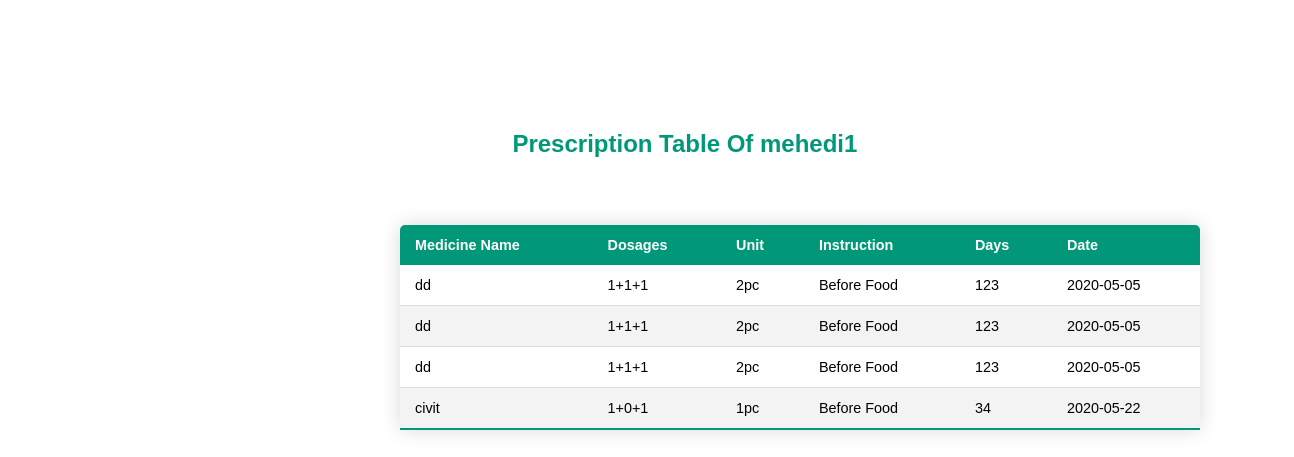
/all_portal/patient/my_prexcription.php (signed in), run on the app's committed database.
### tables this page shows
CREATE TABLE `prescription` (
  `p_name` varchar(100) NOT NULL,
  `d_name` varchar(100) NOT NULL,
  `medicine` varchar(100) NOT NULL,
  `dosages` varchar(100) NOT NULL,
  `unit` varchar(100) NOT NULL,
  `instruction` varchar(100) NOT NULL,
  `day` varchar(100) NOT NULL,
  `date` varchar(100) NOT NULL
);

### control/db.php (called while the page is built, shortened)
<?php
	class db{
function All($conn,$table){
	 		$result = $conn->query("SELECT * FROM ". $table." ");
		 	return $result;
	 	}
	}
?>

### all_portal/patient/my_prexcription.php (the view, shortened to what this page needs)
<?php
	include('../../control/db.php');
?>
<?php
    $connection = new db();
    $conobj=$connection->OpenCon();
    $userQuery = "";
	$p_name=$_SESSION["username"];
    if(isset($_POST['search'])){
        $searchFor =$_POST['searchText'];
        $userQuery=$connection->Search($conobj,"prescription",$searchFor);
    }
    else{
            $userQuery=$connection->All($conobj,"prescription",$p_name);
        }
    if($userQuery->num_rows > 0){
?>
<html>
<head>
<link rel="stylesheet" href="my_prexcription.css">
</head>
<body>
    <div class="admin-table" >
                    <div  class="tile1"><h2> <?php echo "Prescription Table Of ".$_SESSION["username"]?></h2> </div>
                    <div class="full-table">
                        <table class="content-table">
                            <thead>
                                <tr>
                                    <th>Medicine Name</th>
                                    <th>Dosages</th>
                                    <th>Unit</th>
									<th>Instruction</th>
									<th>Days</th>
									<th>Date</th>
                                </tr>
                            </thead>
                        <?php
                                while($row = mysqli_fetch_assoc($userQuery)){
                                    echo "<tr>
                                            <td>". $row["medicine"]. " </td>
                                             <td>". $row["dosages"]. " </td>
                                            <td>". $row["unit"]. " </td>
											<td>". $row["instruction"]. " </td>
											<td>". $row["day"]. " </td>
											<td>". $row["date"]. " </td>
                                        </tr>";
                                }
                            }
                            else{
                                echo "No  record Found";
                            }
                            ?>
                        </table>
                    </div>
                </div>
</body>
</html>

### all_portal/patient/my_prexcription.css (style rules this page uses)
* { font-family: sans-serif; }
.admin-table { margin:0; position:relative; top:0px; }
.tile1 { margin: 0; width: 110%; text-align: center; color: #009879; position: relative; top: 122px; left: -26px }
.full-table { margin:0; position:fixed; top:200px; left:400px; }
.content-table { border-collapse: collapse; margin: 25px 0; font-size: 0.9em; min-width: 800px; border-radius: 5px 5px 0 0; overflow: hidden; box-shadow: 0 0 20px rgba(0, 0, 0, 0.15); }
.content-table thead tr { background-color: #009879; color: #ffffff; text-align: left; font-weight: bold; }
.content-table th, .content-table td { padding: 12px 15px; }
.content-table tbody tr { border-bottom: 1px solid #dddddd; }
.content-table tbody tr:nth-of-type(even) { background-color: #f3f3f3; }
.content-table tbody tr:last-of-type { border-bottom: 2px solid #009879; }

### data on the page
prescription: medicine "dd", dosages "1+1+1", unit "2pc", instruction "Before Food", day "123", date "2020-05-05"
prescription: medicine "dd", dosages "1+1+1", unit "2pc", instruction "Before Food", day "123", date "2020-05-05"
prescription: medicine "dd", dosages "1+1+1", unit "2pc", instruction "Before Food", day "123", date "2020-05-05"
prescription: medicine "civit", dosages "1+0+1", unit "1pc", instruction "Before Food", day "34", date "2020-05-22"

### other printed values
$_SESSION["username"] "mehedi1"
